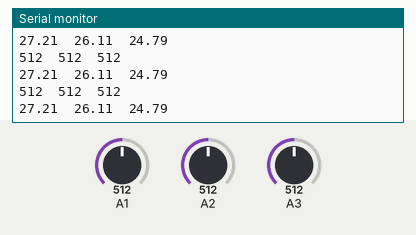
The sketch below on a simulated Arduino Uno, built with avr-gcc and run on an emulated ATmega328P. On the bench: the last lines printed to the serial monitor. The test bench sets the inputs (shaded band); at power-on: A1 = 512, A2 = 512, A3 = 512.

Above: at 1.3 s.
1.4 s: A1 set to 716
At 1.82 s:
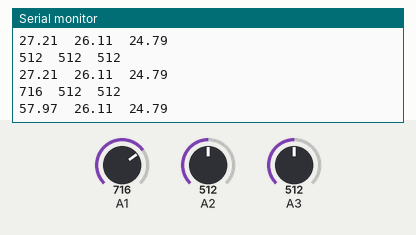
2.9 s: A2 set to 716
At 3.33 s:
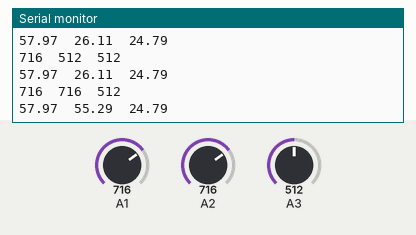
4.4 s: A3 set to 716
At 4.83 s:
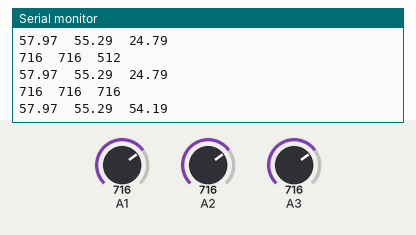
5.9 s: A1 set to 900
At 6.34 s:
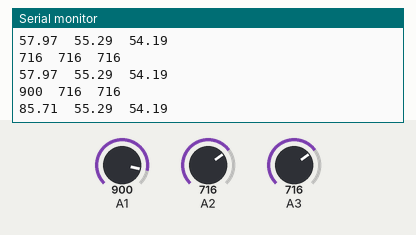
7.4 s: A2 set to 900
At 7.85 s:
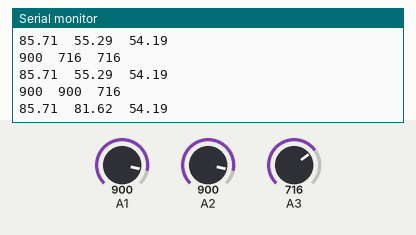
8.9 s: A3 set to 900
At 9.35 s:
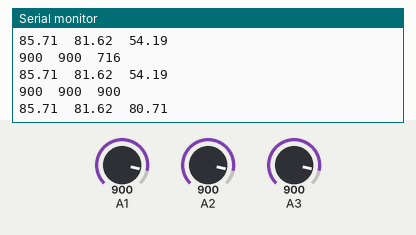
Timing chart, 0 to 11.4 s (numbered marks = the images above; inputs shaded):
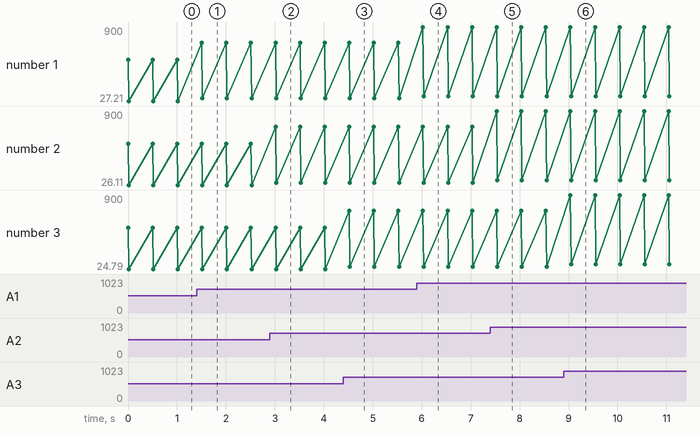

The sketch:

accelerometer.ino
```cpp
/*
ADXL335
note:vcc-->5v ,but ADXL335 Vs is 3.3V
The circuit:
      5V: VCC
analog 1: x-axis
analog 2: y-axis
analog 3: z-axis
*/
const int xpin = 1;                  // x-axis of the accelerometer
const int ypin = 2;                  // y-axis
const int zpin = 3;                  // z-axis (only on 3-axis models)
void setup()
{
 // initialize the serial communication:
 Serial.begin(9600);
}
void loop()
{
 int x = analogRead(1);  //read from xpin

 int y = analogRead(2);  //read from ypin

 int z = analogRead(3);  //read from zpin

float zero_G = 512.0; //ADC is 0~1023  the zero g output equal to Vs/2
                      //ADXL335 power supply by Vs 3.3V
float scale = 102.3;  //ADXL335330 Sensitivity is 330mv/g
                       //330 * 1024/3.3/1000

Serial.print(x);
Serial.print("\t");
Serial.print(y);
Serial.print("\t");
Serial.print(z);
Serial.print("\n");
Serial.print(((float)x - 331.5)/65*9.8);  //print x value on serial monitor
Serial.print("\t");
Serial.print(((float)y - 329.5)/68.5*9.8);  //print y value on serial monitor
Serial.print("\t");
Serial.print(((float)z - 340)/68*9.8);  //print z value on serial monitor
Serial.print("\n\n");
delay(500);
}
```

Measured:
- after the input at 1.4 s, the serial monitor: prints a new line after 0.11 s (image 1)
- after the input at 2.9 s, the serial monitor: prints a new line after 0.11 s (image 2)
- after the input at 4.4 s, the serial monitor: prints a new line after 0.12 s (image 3)
- after the input at 5.9 s, the serial monitor: prints a new line after 0.13 s (image 4)
- after the input at 7.4 s, the serial monitor: prints a new line after 0.13 s (image 5)
- after the input at 8.9 s, the serial monitor: prints a new line after 0.14 s (image 6)
- plotted number 1: 27.21 → 57.97 after the input at 1.4 s, 57.97 → 85.71 after the input at 5.9 s
- plotted number 2: 26.11 → 55.29 after the input at 2.9 s, 55.29 → 81.62 after the input at 7.4 s
